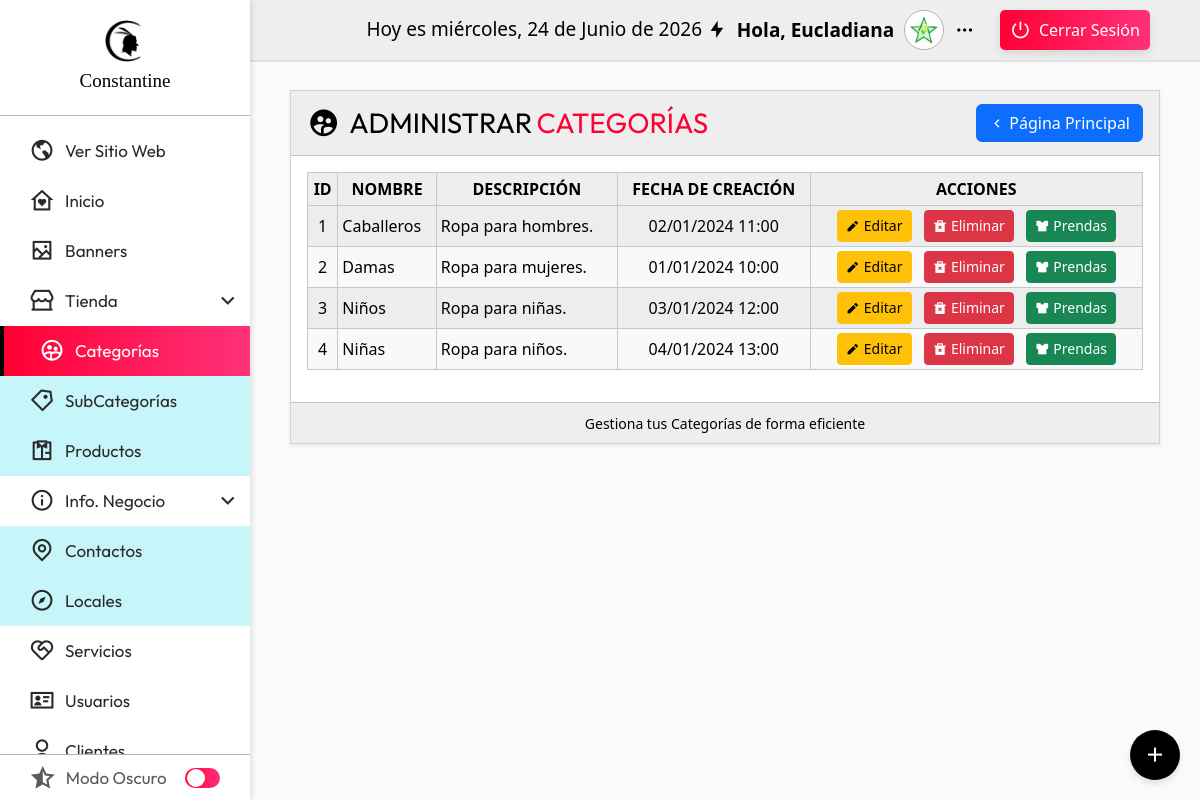
The page /admin/seccion/publicos/index.php (signed in) on the database its author committed.
### tables this page shows
CREATE TABLE publico (
    id_publico INT(4) PRIMARY KEY AUTO_INCREMENT NOT NULL,
    nombre_publico VARCHAR(50) NOT NULL,
    descripcion VARCHAR(50) NOT NULL,
    fecha_creacion DATETIME DEFAULT CURRENT_TIMESTAMP
);

### admin/seccion/publicos/index.php (the view, shortened to what this page needs)
<?php
    include("../inicio/conexion.php");
    $sentencia = $conexion->prepare("SELECT * FROM publico");
    $sentencia->execute();
    $listaPublico = $sentencia->fetchAll(PDO::FETCH_ASSOC);
    include("../../templates/header_admin.php");
?>
<div id="ventana_escritorio" class="card shadow-sm d-none d-lg-block rounded-0">
    <div class="card-header d-flex justify-content-between align-items-center rounded-0" style="color: var(--color_texto); background-color: var(--color_barra_superior);">
        <span class="titulo_categoria d-flex align-items-center gap-1 flex-wrap">
            <i class="ri-group-2-fill"></i>
            Administrar <span class="text_red">Categorías</span>
        </span>
        <a name="atras" id="atras" class="btn btn-primary d-flex align-items-center gap-1" href="../inicio/" role="button">
            <i class="ri-arrow-left-s-line"></i> Página Principal
        </a>
    </div>
    <div class="card-body" style="color: var(--color_texto); background-color: var(--color_barra_lateral);">
        <div class="table-responsive">
            <table class="table table-sm table-light table-bordered table-hover align-middle table-striped no-datatable">
                <thead>
                    <tr>
                        <th class="w-10 text-center">ID</th>
                        <th class="w-30 text-center">Nombre</th>
                        <th class="w-40 text-center">Descripción</th>
                        <th class="w-20 text-center">Fecha de Creación</th>
                        <th class="w-20 text-center">Acciones</th>
                    </tr>
                </thead>
                <tbody>
                    <?php foreach($listaPublico as $publico) { ?>
                        <tr class="align-middle">
                            <td scope="row" class="text-center"><?php echo $publico['id_publico']; ?></td>
                            <td><?php echo $publico['nombre_publico']; ?></td>
                            <td><?php echo $publico['descripcion']; ?></td>
                            <td class="text-center"><?php echo date("d/m/Y H:i", strtotime($publico['fecha_creacion'])); ?></td>
                            <td class="align-middle text-center">
                                <a class="btn btn-warning btn-sm mx-1 <?php echo $permiso['editar']; ?>" href="editar.php?txtID=<?php echo $publico['id_publico']; ?>" role="button">
                                    <i class="ri-pencil-fill"></i> Editar
                                </a>
                                <button <?php echo $permiso['eliminar']; ?> class="btn btn-danger btn-sm mx-1" onclick="confirmDelete(<?php echo $publico['id_publico']; ?>)">
                                    <i class="ri-delete-bin-2-fill"></i> Eliminar
                                </button>
                                <a class="btn btn-success btn-sm mx-1" href="productos.php?txtID=<?php echo $publico['id_publico']; ?>" role="button">
                                    <i class="ri-t-shirt-2-fill"></i> Prendas
                                </a>
                            </td>
                        </tr>
                    <?php } ?>
                </tbody>
            </table>
        </div>
    </div>
    <div class="card-footer text-center rounded-0" style="color: var(--color_texto); background-color: var(--color_barra_superior);">
        <small>Gestiona tus Categorías de forma eficiente</small>
    </div>
</div>
<div class="main_botones_flotantes">
    <div class="botones_fixed">
        <li>
            <a class="boton_agregar <?php echo $permiso['crear']; ?>" href="crear.php">
                <i class="ri-add-line"></i>
            </a>
        </li>
    </div>
</div>
<?php include("../../templates/footer_admin.php"); ?>

### admin/css/header.css (style rules this page uses)
:root { --nav_font: 'Outfit','Segoe UI', Tahoma, Geneva, Verdana, sans-serif; --titulo_font: "Outfit", sans-serif; --logo_font: "BankGothic"; --color_primario: #000000; --color_secundario: #FF0033; --color_blanco: #ffebeb; --titulo_cuerpo: 30px; --subtitulo_cuerpo: 20px; --parrafo_cuerpo: 15px; --titulo_lista: 23px; --color_barra_lateral:rgb(255,255,255); --color_barra_superior:rgb(238,238,238); --color_texto: rgb(0,0,0); --color_texto_menu:rgb(42, 42, 42); --color_menu_hover:rgb(238,238,238); --color_menu_hover_texto:rgb(0,0,0); --color_submenu_bg: #c7f6fa; --color_boton: #FF0033; --color_boton_hover: rgb(0,0,0); --color_boton_texto:rgb(255,255,255); --color_hover_modulo: linear-gradient(to left, #FF317A, var(--color_secundario)); --color_linea:rgb(180,180,180); --color_switch_base :rgb(201,202,206); --color_switch_circulo:rgb(148, 148, 148); --color_scroll:rgb(192,192,192); --color_scroll_hover:rgb(134,134,134); --color_main_bg: rgb(250, 250, 250); --color_main_text: rgb(0, 0, 0); }
* { margin: 0; padding: 0; box-sizing: border-box; }
body { height: 100vh; width: 100%; }
.text_red { color: var(--color_secundario); }
.titulo_categoria { font-family: var(--titulo_font); font-size: 28px; text-transform: uppercase; }
.titulo_categoria i { font-size: 2rem; margin-right: 5px; }
.table thead tr { background: var(--color_barra_superior); }
.table thead th { background: transparent; text-transform: uppercase; }
.main_botones_flotantes { position: fixed; bottom: 20px; right: 20px; display: flex; flex-direction: column; gap: 10px; z-index: 1000; }
.botones_fixed { display: flex; flex-direction: column; gap: 10px; }
.botones_fixed li { list-style-type: none; }
.botones_fixed a { display: flex; justify-content: center; align-items: center; width: 50px; height: 50px; border-radius: 50%; color: #fff; text-align: center; box-shadow: 0px 4px 6px rgba(0, 0, 0, 0.1); transition: background-color 0.3s ease; text-decoration: none; }
.boton_agregar { background-color: #000; }
.botones_fixed i { font-size: 24px; }

### rows shown on the page
publico: id_publico "1", nombre_publico "Caballeros", descripcion "Ropa para hombres.", fecha_creacion "02/01/2024 11:00"
publico: id_publico "2", nombre_publico "Damas", descripcion "Ropa para mujeres.", fecha_creacion "01/01/2024 10:00"
publico: id_publico "3", nombre_publico "Niños", descripcion "Ropa para niñas.", fecha_creacion "03/01/2024 12:00"
publico: id_publico "4", nombre_publico "Niñas", descripcion "Ropa para niños.", fecha_creacion "04/01/2024 13:00"

### other values the page prints
fechaC() "Hoy es miércoles, 24 de Junio de 2026"
$_SESSION['nombres'] "Eucladiana"
